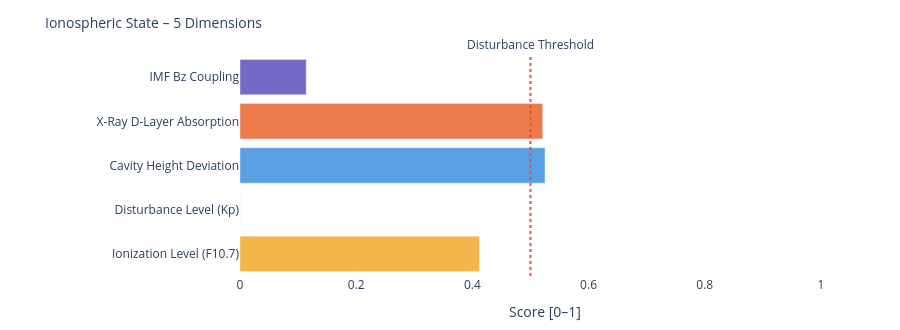

This figure's notebook cell:
### Markdown cell above
---
### 📐 Systemic Insight: Geometric Cavity vs. Real Schumann Resonance

**Relevant for:** Layer 6 = delta analysis &nbsp;|&nbsp; Layer 7 = feature vector / system interpretation

A cavity height change from 80 km to 70 km shifts the **idealized geometric frequencies** only minimally:

| Modus | Aktuell | Referenz | Δ |
|-------|---------|----------|---|
| SR-1 | 10.4762 Hz | 10.4599 Hz | +16 mHz |
| SR-2 | 18.1452 Hz | 18.1171 Hz | +28 mHz |
| SR-3 | 25.6612 Hz | 25.6215 Hz | +40 mHz |
| SR-4 | 33.1285 Hz | 33.0772 Hz | +51 mHz |

The geometric effect is limited because 10 km is very small compared to Earth's radius (~6371 km).

**Consequence:** Real Schumann deviations are likely driven more strongly by **conductivity, damping, day/night structure, lightning distribution and source geometry** than by pure cavity height.

---

**Layer 6 compares:**
```
geometric Δ from Layer 4  vs.  observed Δ from real Schumann measurement data
```

**Layer 7 Feature:**
```
If real Δ >> geometric Δ  →  non-geometric factors dominant
```

### Code cell
# ============================================================
# IONOSPHERIC STATE – Summary gauge
# Five dimensions: ionization, disturbance, cavity height, X-Ray, Bz coupling
# ============================================================

def norm(v, lo, hi):
    if v is None: return None
    return round(max(0.0, min(1.0, (v - lo) / (hi - lo))), 3)

# Ionization level (F10.7 → F2-Layer)
ioniz = norm(f107_val, 60, 250)

# Disturbance level (Kp → E/F-Layer irregularities)
disturb = norm(kp_val, 0, 9)

# Cavity height deviation from reference (80 km)
h_dev = norm(abs(h_eff - 80), 0, 20)

# X-Ray ionization (D-Layer absorption)
xray_ioniz = None
if xray_now is not None:
    xray_ioniz = norm(math.log10(max(xray_now, 1e-9)) + 9, 0, 5)

# Bz coupling (southward Bz → stronger magnetosphere-ionosphere coupling)
bz_coupling = norm(-(bz_now or 0), -5, 30) if bz_now is not None else None

dims = [
    ('Ionization Level (F10.7)',    ioniz,      '#F2A623'),
    ('Disturbance Level (Kp)',      disturb,    '#7F77DD'),
    ('Cavity Height Deviation',     h_dev,      '#378ADD'),
    ('X-Ray D-Layer Absorption',    xray_ioniz, '#E85D24'),
    ('IMF Bz Coupling',             bz_coupling,'#534AB7'),
]

fig = go.Figure()
for name, val, col in dims:
    if val is not None:
        h = int(val * 20)
        bar = '█' * h + '░' * (20 - h)
        label = f'{name}:  {bar}  {val:.3f}'
    else:
        label = f'{name}:  {"─" * 20}  n/a'
    fig.add_trace(go.Bar(
        x=[val if val is not None else 0],
        y=[name],
        orientation='h',
        marker_color=col, opacity=0.82,
        showlegend=False
    ))

fig.add_vline(x=0.5, line_dash='dot', line_color='#e74c3c',
              annotation_text='Disturbance Threshold', annotation_position='top')
fig.update_layout(
    title=dict(text='Ionospheric State – 5 Dimensions', font=dict(size=14)),
    xaxis=dict(title='Score [0–1]', range=[0, 1.05]),
    height=330, plot_bgcolor='rgba(0,0,0,0)', paper_bgcolor='rgba(0,0,0,0)',
    margin=dict(l=240, r=50, t=55, b=40)
)
fig.show()

print(f'\nIonospheric state:')
for name, val, _ in dims:
    print(f'  {name:<35} {val:.3f}' if val is not None else f'  {name:<35} n/a')

### Figure 1 — Plotly figure (JSON) as saved in the notebook; plotly's stock layout.template omitted (floating-point values rounded to 4 significant figures)
{"data": [{"marker": {"color": "#F2A623"}, "opacity": 0.82, "orientation": "h", "showlegend": false, "type": "bar", "x": [0.412], "y": ["Ionization Level (F10.7)"]}, {"marker": {"color": "#7F77DD"}, "opacity": 0.82, "orientation": "h", "showlegend": false, "type": "bar", "x": [0.0], "y": ["Disturbance Level (Kp)"]}, {"marker": {"color": "#378ADD"}, "opacity": 0.82, "orientation": "h", "showlegend": false, "type": "bar", "x": [0.525], "y": ["Cavity Height Deviation"]}, {"marker": {"color": "#E85D24"}, "opacity": 0.82, "orientation": "h", "showlegend": false, "type": "bar", "x": [0.521], "y": ["X-Ray D-Layer Absorption"]}, {"marker": {"color": "#534AB7"}, "opacity": 0.82, "orientation": "h", "showlegend": false, "type": "bar", "x": [0.114], "y": ["IMF Bz Coupling"]}], "layout": {"annotations": [{"showarrow": false, "text": "Disturbance Threshold", "x": 0.5, "xanchor": "center", "xref": "x", "y": 1, "yanchor": "bottom", "yref": "y domain"}], "height": 330, "margin": {"b": 40, "l": 240, "r": 50, "t": 55}, "paper_bgcolor": "rgba(0,0,0,0)", "plot_bgcolor": "rgba(0,0,0,0)", "shapes": [{"line": {"color": "#e74c3c", "dash": "dot"}, "type": "line", "x0": 0.5, "x1": 0.5, "xref": "x", "y0": 0, "y1": 1, "yref": "y domain"}], "title": {"font": {"size": 14}, "text": "Ionospheric State – 5 Dimensions"}, "xaxis": {"range": [0, 1.05], "title": {"text": "Score [0–1]"}}}}
